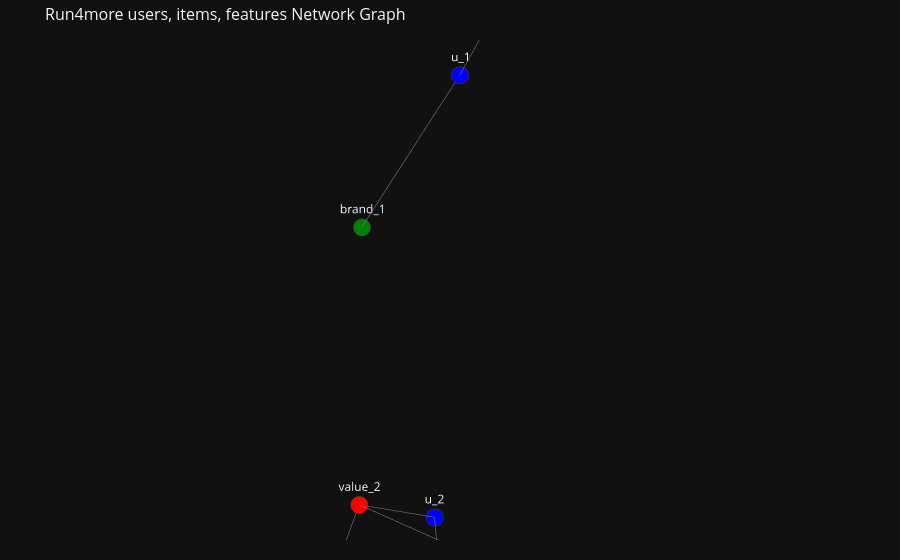

Write notebook code for a chart like this one.
### Markdown cell above
### 2.2. Interactive network graph, users, items, feature nodes

### Code cell
# Set seed
seed = 0
pos = nx.spring_layout(G_2, seed=seed, dim=3, k=0.7)

# Create edge traces
edge_x = []
edge_y = []
edge_z = []
for edge in G_2.edges():
    x0, y0, z0 = pos[edge[0]]
    x1, y1, z1 = pos[edge[1]]
    edge_x.extend([x0, x1, None])
    edge_y.extend([y0, y1, None])
    edge_z.extend([z0, z1, None])

edge_trace = go.Scatter3d(
    x=edge_x, y=edge_y, z=edge_z,
    line=dict(width=1, color='#888'),
    hoverinfo='none',
    mode='lines'
)

# Create node traces
node_x = []
node_y = []
node_z = []
for node in G_2.nodes():
    x, y, z = pos[node]
    node_x.append(x)
    node_y.append(y)
    node_z.append(z)

node_trace = go.Scatter3d(
    x=node_x, y=node_y, z=node_z,
    mode='markers+text',
    text=[node for node in G_2.nodes()],
    textposition="top center",
    marker=dict(
        color=node_colors,
        size=10,
        line=dict(width=2)
    ),
    hoverinfo='text'
)

# Create the figure
fig = go.Figure(data=[edge_trace, node_trace],
                layout=go.Layout(
                    title='Run4more users, items, features Network Graph',
                    titlefont_size=16,
                    showlegend=False,
                    hovermode='closest',
                    margin=dict(b=20, l=5, r=5, t=40),
                    scene=dict(
                        xaxis=dict(showgrid=False, zeroline=False, showticklabels=False, title=''),
                        yaxis=dict(showgrid=False, zeroline=False, showticklabels=False, title=''),
                        zaxis=dict(showgrid=False, zeroline=False, showticklabels=False, title=''),
                        camera=dict(
                            eye=dict(x=1.1, y=1.1, z=1.1)  # Increase to zoom out
                        ),
                        aspectmode='cube',  # Ensures equal scaling
                        aspectratio=dict(x=1.2, y=1.2, z=1.2)  # Increase to provide more space for nodes
                    )
                ))

fig.show()

### Figure 1 — Plotly figure (JSON) as saved in the notebook; plotly's stock layout.template omitted (floating-point values rounded to 4 significant figures)
{"data": [{"hoverinfo": "none", "line": {"color": "#888", "width": 1}, "mode": "lines", "type": "scatter3d", "x": [-0.9181, -0.9105, null, -0.9181, -1, null, 0.26, 0.6386, null, 0.26, 0.4525, null, 0.6386, 0.7909, null, 0.6386, 0.6866, null, 0.4525, 0.7909, null, 0.4525, 0.6866, null], "y": [0.3519, 0.04197, null, 0.3519, 0.6521, null, -0.0714, -0.1547, null, -0.0714, -0.2482, null, -0.1547, -0.07786, null, -0.1547, -0.4939, null, -0.2482, -0.07786, null, -0.2482, -0.4939, null], "z": [0.1519, -0.05114, null, 0.1519, 0.3543, null, -0.199, -0.2393, null, -0.199, 0.05188, null, -0.2393, 0.07302, null, -0.2393, -0.1416, null, 0.05188, 0.07302, null, 0.05188, -0.1416, null]}, {"hoverinfo": "text", "marker": {"color": ["blue", "green", "red", "blue", "green", "red", "blue", "blue"], "line": {"width": 2}, "size": 10}, "mode": "markers+text", "text": ["u_1", "brand_1", "value_1", "u_2", "brand_2", "value_2", "u_3", "u_4"], "textposition": "top center", "type": "scatter3d", "x": [-0.9181, -0.9105, -1, 0.26, 0.6386, 0.4525, 0.7909, 0.6866], "y": [0.3519, 0.04197, 0.6521, -0.0714, -0.1547, -0.2482, -0.07786, -0.4939], "z": [0.1519, -0.05114, 0.3543, -0.199, -0.2393, 0.05188, 0.07302, -0.1416]}], "layout": {"autosize": true, "hovermode": "closest", "margin": {"b": 20, "l": 5, "r": 5, "t": 40}, "scene": {"aspectmode": "cube", "aspectratio": {"x": 1, "y": 1, "z": 1}, "camera": {"center": {"x": 0, "y": 0, "z": 0}, "eye": {"x": 0.6528, "y": -0.3072, "z": 0.7533}, "projection": {"type": "perspective"}, "up": {"x": 0, "y": 0, "z": 1}}, "xaxis": {"showgrid": false, "showticklabels": false, "title": {"text": ""}, "type": "linear", "zeroline": false}, "yaxis": {"showgrid": false, "showticklabels": false, "title": {"text": ""}, "type": "linear", "zeroline": false}, "zaxis": {"showgrid": false, "showticklabels": false, "title": {"text": ""}, "type": "linear", "zeroline": false}}, "showlegend": false, "title": {"font": {"size": 16}, "text": "Run4more users, items, features Network Graph"}}}
